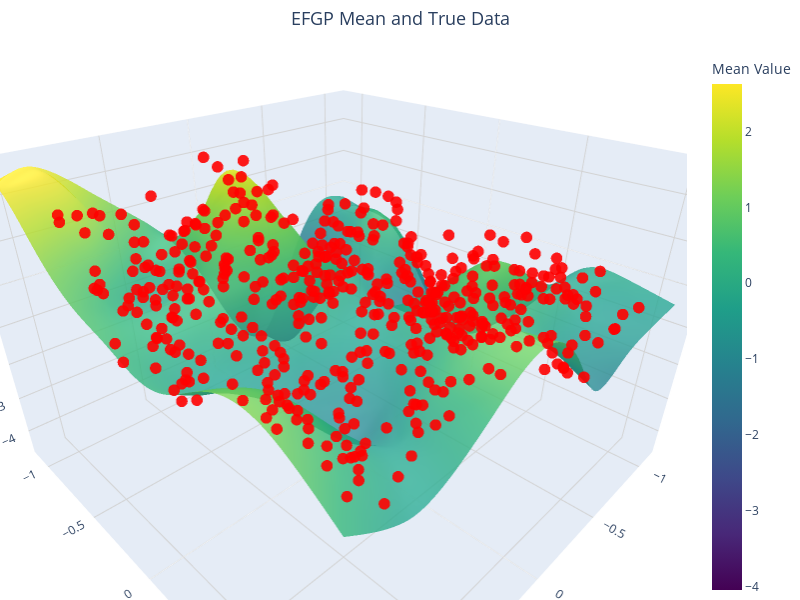

Notebook code for this chart:
### Code cell
beta, xis, ytrg, ws, toeplitz = efgp_nd(
    x=x,
    y=y,
    sigmasq=sigmasq,
    kernel=kernel,
    eps=EPSILON,
    x_new=x_new,

    opts={'cg_tolerance': cg_tol, 'estimate_variance': True,
    'variance_method':'regular','early_stopping': True}
)
if d == 2:

    import plotly.graph_objects as go
    import numpy as np
    from scipy.interpolate import griddata

    # --- Prepare Data for Plotting ---
    # Extract x1, x2 coordinates and mean values from tensors
    x1 = x_new[:, 0].cpu().numpy()
    x2 = x_new[:, 1].cpu().numpy()
    mean_values = ytrg['mean'].cpu().numpy()

    # Create a grid for the surface plot
    x1_grid = np.linspace(x1.min(), x1.max(), 100)
    x2_grid = np.linspace(x2.min(), x2.max(), 100)
    X1, X2 = np.meshgrid(x1_grid, x2_grid)

    # Interpolate mean values onto the grid for smooth surface visualization
    mean_surface = griddata(
        points=(x1, x2), 
        values=mean_values, 
        xi=(X1, X2), 
        method='cubic'
    )

    # --- Create Interactive 3D Plot ---
    fig = go.Figure()

    # Add the mean surface with transparency
    fig.add_trace(go.Surface(
        z=mean_surface,
        x=X1,
        y=X2,
        colorscale='Viridis',
        opacity=0.8,  # Adjust transparency for better visualization
        name='EFGP Mean',
        colorbar=dict(
            title=dict(
                text="Mean Value",
                font=dict(size=14)
            ),
            tickfont=dict(size=12)
        )
    ))

    # Add scatter points for the true data
    fig.add_trace(go.Scatter3d(
        x=x[:, 0].cpu().numpy(),
        y=x[:, 1].cpu().numpy(),
        z=y.cpu().numpy(),
        mode='markers',
        marker=dict(
            size=4,  # Smaller scatter points
            color='red',
            opacity=0.9,  # Slight transparency for markers
            symbol='circle'
        ),
        name='True Data'
    ))

    # --- Update Layout for Better Visualization ---
    fig.update_layout(
        scene=dict(
            aspectmode='manual',
            aspectratio=dict(x=1.5, y=1.5, z=1), # Make x and y dimensions wider relative to z
            xaxis=dict(
                title=dict(
                    text='x₁',
                    font=dict(size=16)
                ),
                tickfont=dict(size=12),
                showgrid=True,
                gridcolor='lightgray'
            ),
            yaxis=dict(
                title=dict(
                    text='x₂',
                    font=dict(size=16)
                ),
                tickfont=dict(size=12),
                showgrid=True,
                gridcolor='lightgray'
            ),
            zaxis=dict(
                title=dict(
                    text='Mean/True Data',
                    font=dict(size=16)
                ),
                tickfont=dict(size=12),
                showgrid=True,
                gridcolor='lightgray'
            ),
            camera=dict(
                eye=dict(x=1.25, y=1.25, z=1)  # Adjust camera angle for better view
            )
        ),
        title=dict(
            text='EFGP Mean and True Data',
            font=dict(size=18),
            x=0.5,  # Center the title
            xanchor='center'
        ),
        legend=dict(
            x=0.8,
            y=0.9,
            font=dict(size=12),
            bgcolor='rgba(255, 255, 255, 0.8)',  # Add a semi-transparent background
            bordercolor='black',
            borderwidth=1
        ),
        margin=dict(l=0, r=0, t=50, b=0),  # Reduce margins for a cleaner look
        width=800,  # Increase figure width
        height=600   # Increase figure height
    )

    # Display the plot
    fig.show()

### Figure 1 — Plotly figure (JSON) as saved in the notebook; plotly's stock layout.template omitted (floating-point values rounded to 4 significant figures; data arrays with more than 128 entries replaced by an {"elided": "..."} marker saying what was removed)
{"data": [{"colorbar": {"tickfont": {"size": 12}, "title": {"font": {"size": 14}, "text": "Mean Value"}}, "colorscale": [[0, "#440154"], [0.1111, "#482878"], [0.2222, "#3e4989"], [0.3333, "#31688e"], [0.4444, "#26828e"], [0.5556, "#1f9e89"], [0.6667, "#35b779"], [0.7778, "#6ece58"], [0.8889, "#b5de2b"], [1, "#fde725"]], "name": "EFGP Mean", "opacity": 0.8, "type": "surface", "x": {"elided": "100x100 float values"}, "y": {"elided": "100x100 float values"}, "z": {"elided": "100x100 float values"}}, {"marker": {"color": "red", "opacity": 0.9, "size": 4, "symbol": "circle"}, "mode": "markers", "name": "True Data", "type": "scatter3d", "x": {"elided": "500 float values"}, "y": {"elided": "500 float values"}, "z": {"elided": "500 float values"}}], "layout": {"height": 600, "legend": {"bgcolor": "rgba(255, 255, 255, 0.8)", "bordercolor": "black", "borderwidth": 1, "font": {"size": 12}, "x": 0.8, "y": 0.9}, "margin": {"b": 0, "l": 0, "r": 0, "t": 50}, "scene": {"aspectmode": "manual", "aspectratio": {"x": 1.5, "y": 1.5, "z": 1}, "camera": {"eye": {"x": 1.25, "y": 1.25, "z": 1}}, "xaxis": {"gridcolor": "lightgray", "showgrid": true, "tickfont": {"size": 12}, "title": {"font": {"size": 16}, "text": "x₁"}}, "yaxis": {"gridcolor": "lightgray", "showgrid": true, "tickfont": {"size": 12}, "title": {"font": {"size": 16}, "text": "x₂"}}, "zaxis": {"gridcolor": "lightgray", "showgrid": true, "tickfont": {"size": 12}, "title": {"font": {"size": 16}, "text": "Mean/True Data"}}}, "title": {"font": {"size": 18}, "text": "EFGP Mean and True Data", "x": 0.5, "xanchor": "center"}, "width": 800}}
